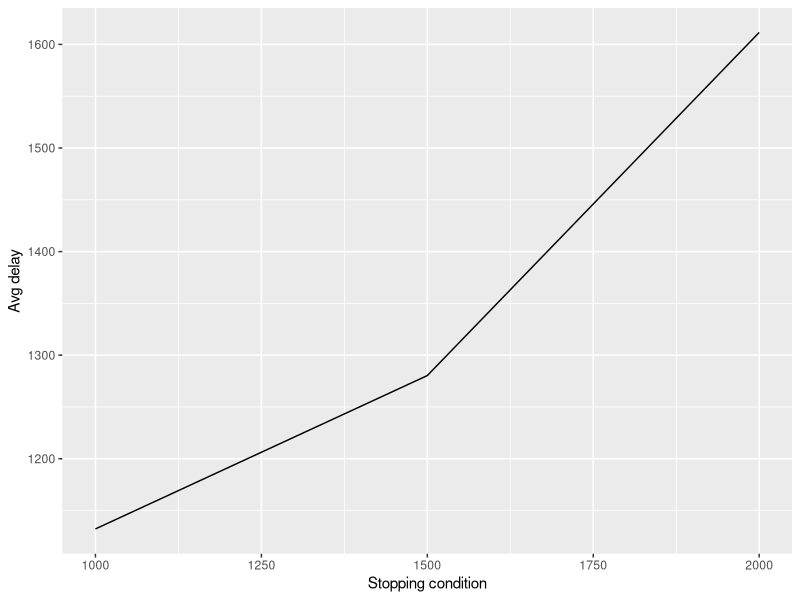
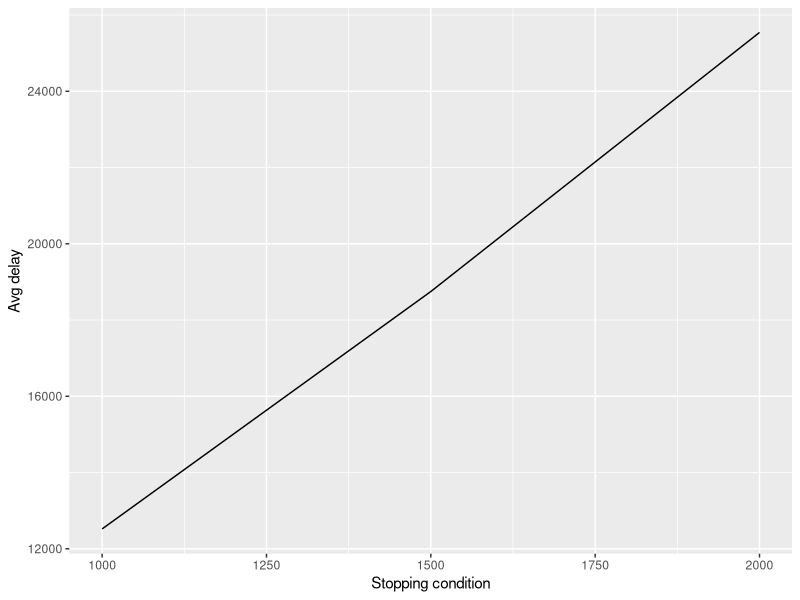

Recreate these plots in R, in order.
library(ggplot2)

calc_avg_delay = function(ArrivalRate, ServiceRate, StoppingCondition) {
	Time=0 #simulation clock
	NumQueueCompleted=0 #number of clients that crossed the queue
	ServerStatus=0 #server status (idle or busy)
	NumInQueue=0 #number of clients currently in the queue
	AcumDelay=0 #accumulated delay of clients
	QueueArrivalTime=c() #vector storing the arrival times of clients in the queue
	EventList=c(rexp(1,ArrivalRate),Inf) #event list; no departure from empty system

	#Simulation loop
	while (NumQueueCompleted<StoppingCondition) {
	NextEventType=which.min(EventList) #determines type of next event
	Time=EventList[NextEventType] #jumps clock to time of next event
	if (NextEventType==1) { #arrival event
		EventList[1]=Time+rexp(1,ArrivalRate) #schedules next arrival
		if (ServerStatus==1) { #client goes to queue
			QueueArrivalTime=c(QueueArrivalTime,Time) #stores arrival time of client
			NumInQueue=NumInQueue+1 #increments number of clients in the queue
		} else { #client goes directly to server
			NumQueueCompleted=NumQueueCompleted+1 #increments number of clients that have crossed the queue
			ServerStatus=1 #server becomes busy
			EventList[2]=Time+rexp(1,ServiceRate) #schedules departure of this client
		}
	}
	else { #departure event
		if (NumInQueue==0) { #departing client leaves the system empty
			ServerStatus=0 #server becomes idle
			EventList[2]=Inf #no departure from an empty system
		} else { #there are still clients in the queue when client departs
			AcumDelay=AcumDelay+Time-QueueArrivalTime[1] #calculates delay of client that leaves the queue and adds it to the accumulated delay
			QueueArrivalTime=QueueArrivalTime[-1] #removes this client from queue
			NumInQueue=NumInQueue-1 #decrements number of clients in the queue
			NumQueueCompleted=NumQueueCompleted+1 #increments number of clients that crossed the queue
			EventList[2]=Time+rexp(1,ServiceRate) #schedules departure of this client
		}
	}
	}
	AvgDelay=AcumDelay/NumQueueCompleted #calculates average delay in queue
}

generate_graph = function(rho, output_file) {
	print(rho)
	StoppingConditions = seq(1000, 2000, by=500)
	AvgAvgDelays = sapply(StoppingConditions, function(StoppingCondition) sum(sapply(1:50, function(...) calc_avg_delay(rho, 1, StoppingCondition))))

	data = data.frame( x = StoppingConditions, y = AvgAvgDelays )

	plot <- ggplot(data) +
		geom_line(aes(.data$x, .data$y)) +
		xlab("Stopping condition") +
		ylab("Avg delay")

	ggsave(plot, file = output_file, device = "svg")
}

set.seed(0)
pdf(NULL)
generate_graph(1, "output/6a.svg")
generate_graph(2, "output/6b.svg")
